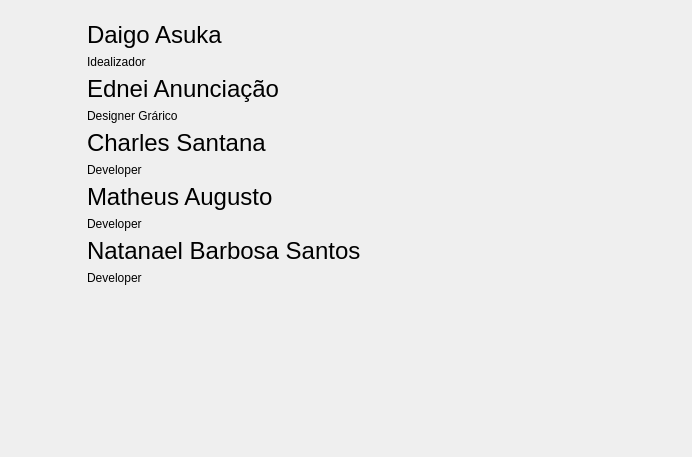
          <widget class="QWidget" name="tab_8">
           <attribute name="title">
            <string>Equipe</string>
           </attribute>
           <layout class="QVBoxLayout" name="verticalLayout_12">
            <item>
             <layout class="QGridLayout" name="gridLayout_9">
              <item row="1" column="8">
               <spacer name="horizontalSpacer_53">
                <property name="orientation">
                 <enum>Qt::Horizontal</enum>
                </property>
                <property name="sizeHint" stdset="0">
                 <size>
                  <width>40</width>
                  <height>20</height>
                 </size>
                </property>
               </spacer>
              </item>
              <item row="3" column="3">
               <layout class="QVBoxLayout" name="verticalLayout_7">
                <item>
                 <widget class="QLabel" name="label_70">
                  <property name="font">
                   <font>
                    <family>Ubuntu</family>
                    <pointsize>18</pointsize>
                   </font>
                  </property>
                  <property name="text">
                   <string>Charles Santana</string>
                  </property>
                  <property name="alignment">
                   <set>Qt::AlignBottom|Qt::AlignLeading|Qt::AlignLeft</set>
                  </property>
                 </widget>
                </item>
                <item>
                 <widget class="QLabel" name="label_59">
                  <property name="text">
                   <string>Developer</string>
                  </property>
                  <property name="alignment">
                   <set>Qt::AlignLeading|Qt::AlignLeft|Qt::AlignTop</set>
                  </property>
                 </widget>
                </item>
               </layout>
              </item>
              <item row="2" column="1">
               <widget class="QLabel" name="label_66">
                <property name="text">
                 <string/>
                </property>
                <property name="pixmap">
                 <pixmap resource="ImgsResources.qrc">:/Imgs/Avatars/Imgs/avatars/avatar.jpg</pixmap>
                </property>
               </widget>
              </item>
              <item row="3" column="1">
               <widget class="QLabel" name="label_67">
                <property name="text">
                 <string/>
                </property>
                <property name="pixmap">
                 <pixmap resource="ImgsResources.qrc">:/Imgs/Avatars/Imgs/avatars/avatar.jpg</pixmap>
                </property>
               </widget>
              </item>
              <item row="4" column="1">
               <widget class="QLabel" name="label_64">
                <property name="text">
                 <string/>
                </property>
                <property name="pixmap">
                 <pixmap resource="ImgsResources.qrc">:/Imgs/Avatars/Imgs/avatars/avatar.jpg</pixmap>
                </property>
               </widget>
              </item>
              <item row="0" column="1">
               <spacer name="verticalSpacer_20">
                <property name="orientation">
                 <enum>Qt::Vertical</enum>
                </property>
                <property name="sizeType">
                 <enum>QSizePolicy::Fixed</enum>
                </property>
                <property name="sizeHint" stdset="0">
                 <size>
                  <width>20</width>
                  <height>10</height>
                 </size>
                </property>
               </spacer>
              </item>
              <item row="1" column="9">
               <spacer name="horizontalSpacer_54">
                <property name="orientation">
                 <enum>Qt::Horizontal</enum>
                </property>
                <property name="sizeHint" stdset="0">
                 <size>
                  <width>40</width>
                  <height>20</height>
                 </size>
                </property>
               </spacer>
              </item>
              <item row="1" column="11">
               <spacer name="horizontalSpacer_57">
                <property name="orientation">
                 <enum>Qt::Horizontal</enum>
                </property>
                <property name="sizeHint" stdset="0">
                 <size>
                  <width>40</width>
                  <height>20</height>
                 </size>
                </property>
               </spacer>
              </item>
              <item row="1" column="4">
               <spacer name="horizontalSpacer_60">
                <property name="orientation">
                 <enum>Qt::Horizontal</enum>
                </property>
                <property name="sizeHint" stdset="0">
                 <size>
                  <width>40</width>
                  <height>20</height>
                 </size>
                </property>
               </spacer>
              </item>
              <item row="1" column="10">
               <spacer name="horizontalSpacer_56">
                <property name="orientation">
                 <enum>Qt::Horizontal</enum>
                </property>
                <property name="sizeHint" stdset="0">
                 <size>
                  <width>40</width>
                  <height>20</height>
                 </size>
                </property>
               </spacer>
              </item>
              <item row="1" column="1">
               <widget class="QLabel" name="label_65">
                <property name="text">
                 <string/>
                </property>
                <property name="pixmap">
                 <pixmap resource="ImgsResources.qrc">:/Imgs/Avatars/Imgs/avatars/avatar.jpg</pixmap>
                </property>
               </widget>
              </item>
              <item row="2" column="3">
               <layout class="QVBoxLayout" name="verticalLayout_8">
                <item>
                 <widget class="QLabel" name="label_63">
                  <property name="font">
                   <font>
                    <family>Ubuntu</family>
                    <pointsize>18</pointsize>
                   </font>
                  </property>
                  <property name="text">
                   <string>Ednei Anunciação</string>
                  </property>
                  <property name="alignment">
                   <set>Qt::AlignBottom|Qt::AlignLeading|Qt::AlignLeft</set>
                  </property>
                 </widget>
                </item>
                <item>
                 <widget class="QLabel" name="label_69">
                  <property name="text">
                   <string>Designer Grárico</string>
                  </property>
                  <property name="alignment">
                   <set>Qt::AlignLeading|Qt::AlignLeft|Qt::AlignTop</set>
                  </property>
                 </widget>
                </item>
               </layout>
              </item>
              <item row="5" column="1">
               <widget class="QLabel" name="label_68">
                <property name="text">
                 <string/>
                </property>
                <property name="pixmap">
                 <pixmap resource="ImgsResources.qrc">:/Imgs/Avatars/Imgs/avatars/avatar.jpg</pixmap>
                </property>
               </widget>
              </item>
              <item row="1" column="6">
               <spacer name="horizontalSpacer_59">
                <property name="orientation">
                 <enum>Qt::Horizontal</enum>
                </property>
                <property name="sizeHint" stdset="0">
                 <size>
                  <width>40</width>
                  <height>20</height>
                 </size>
                </property>
               </spacer>
              </item>
              <item row="4" column="3">
               <layout class="QVBoxLayout" name="verticalLayout_5">
                <item>
                 <widget class="QLabel" name="label_73">
                  <property name="font">
                   <font>
                    <family>Ubuntu</family>
                    <pointsize>18</pointsize>
                   </font>
                  </property>
                  <property name="text">
                   <string>Matheus Augusto</string>
                  </property>
                  <property name="alignment">
                   <set>Qt::AlignBottom|Qt::AlignLeading|Qt::AlignLeft</set>
                  </property>
                 </widget>
                </item>
                <item>
                 <widget class="QLabel" name="label_71">
                  <property name="text">
                   <string>Developer</string>
                  </property>
                  <property name="alignment">
                   <set>Qt::AlignLeading|Qt::AlignLeft|Qt::AlignTop</set>
                  </property>
                 </widget>
                </item>
               </layout>
              </item>
              <item row="1" column="3">
               <layout class="QVBoxLayout" name="verticalLayout_4">
                <item>
                 <widget class="QLabel" name="label_60">
                  <property name="font">
                   <font>
                    <family>Ubuntu</family>
                    <pointsize>18</pointsize>
                   </font>
                  </property>
                  <property name="text">
                   <string>Daigo Asuka</string>
                  </property>
                  <property name="alignment">
                   <set>Qt::AlignBottom|Qt::AlignLeading|Qt::AlignLeft</set>
                  </property>
                 </widget>
                </item>
                <item>
                 <widget class="QLabel" name="label_62">
                  <property name="text">
                   <string>Idealizador</string>
                  </property>
                  <property name="alignment">
                   <set>Qt::AlignLeading|Qt::AlignLeft|Qt::AlignTop</set>
                  </property>
                 </widget>
                </item>
               </layout>
              </item>
              <item row="5" column="3">
               <layout class="QVBoxLayout" name="verticalLayout_6">
                <item>
                 <widget class="QLabel" name="label_61">
                  <property name="font">
                   <font>
                    <family>Ubuntu</family>
                    <pointsize>18</pointsize>
                   </font>
                  </property>
                  <property name="text">
                   <string>&lt;html&gt;&lt;head/&gt;&lt;body&gt;&lt;p&gt;Natanael Barbosa Santos&lt;/p&gt;&lt;/body&gt;&lt;/html&gt;</string>
                  </property>
                  <property name="alignment">
                   <set>Qt::AlignBottom|Qt::AlignLeading|Qt::AlignLeft</set>
                  </property>
                 </widget>
                </item>
                <item>
                 <widget class="QLabel" name="label_72">
                  <property name="text">
                   <string>Developer</string>
                  </property>
                  <property name="alignment">
                   <set>Qt::AlignLeading|Qt::AlignLeft|Qt::AlignTop</set>
                  </property>
                 </widget>
                </item>
               </layout>
              </item>
              <item row="1" column="5">
               <spacer name="horizontalSpacer_55">
                <property name="orientation">
                 <enum>Qt::Horizontal</enum>
                </property>
                <property name="sizeHint" stdset="0">
                 <size>
                  <width>40</width>
                  <height>20</height>
                 </size>
                </property>
               </spacer>
              </item>
              <item row="1" column="7">
               <spacer name="horizontalSpacer_58">
                <property name="orientation">
                 <enum>Qt::Horizontal</enum>
                </property>
                <property name="sizeHint" stdset="0">
                 <size>
                  <width>40</width>
                  <height>20</height>
                 </size>
                </property>
               </spacer>
              </item>
              <item row="1" column="0">
               <spacer name="horizontalSpacer_51">
                <property name="orientation">
                 <enum>Qt::Horizontal</enum>
                </property>
                <property name="sizeType">
                 <enum>QSizePolicy::Fixed</enum>
                </property>
                <property name="sizeHint" stdset="0">
                 <size>
                  <width>40</width>
                  <height>20</height>
                 </size>
                </property>
               </spacer>
              </item>
              <item row="1" column="2">
               <spacer name="horizontalSpacer_52">
                <property name="orientation">
                 <enum>Qt::Horizontal</enum>
                </property>
                <property name="sizeType">
                 <enum>QSizePolicy::Fixed</enum>
                </property>
                <property name="sizeHint" stdset="0">
                 <size>
                  <width>10</width>
                  <height>20</height>
                 </size>
                </property>
               </spacer>
              </item>
             </layout>
            </item>
            <item>
             <spacer name="verticalSpacer_3">
              <property name="orientation">
               <enum>Qt::Vertical</enum>
              </property>
              <property name="sizeHint" stdset="0">
               <size>
                <width>20</width>
                <height>161</height>
               </size>
              </property>
             </spacer>
            </item>
           </layout>
          </widget>
